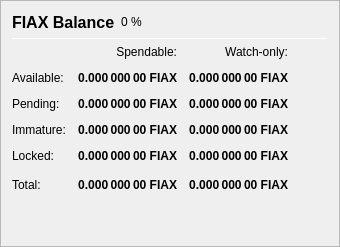
                   <widget class="QFrame" name="frame_Balances">
                    <property name="frameShape">
                     <enum>QFrame::StyledPanel</enum>
                    </property>
                    <property name="frameShadow">
                     <enum>QFrame::Raised</enum>
                    </property>
                    <layout class="QVBoxLayout" name="verticalLayout_4">
                     <item>
                      <layout class="QHBoxLayout" name="horizontalLayout_4">
                       <item>
                        <widget class="QLabel" name="label_5">
                         <property name="minimumSize">
                          <size>
                           <width>0</width>
                           <height>20</height>
                          </size>
                         </property>
                         <property name="font">
                          <font>
                           <pointsize>12</pointsize>
                           <weight>75</weight>
                           <bold>true</bold>
                          </font>
                         </property>
                         <property name="text">
                          <string>FIAX Balance</string>
                         </property>
                        </widget>
                       </item>
                       <item>
                        <widget class="QLabel" name="labelFIAXPercent">
                         <property name="text">
                          <string notr="true">0 %</string>
                         </property>
                        </widget>
                       </item>
                       <item>
                        <spacer name="horizontalSpacer_3">
                         <property name="orientation">
                          <enum>Qt::Horizontal</enum>
                         </property>
                         <property name="sizeHint" stdset="0">
                          <size>
                           <width>40</width>
                           <height>20</height>
                          </size>
                         </property>
                        </spacer>
                       </item>
                      </layout>
                     </item>
                     <item>
                      <widget class="Line" name="line_Balance">
                       <property name="minimumSize">
                        <size>
                         <width>0</width>
                         <height>1</height>
                        </size>
                       </property>
                       <property name="maximumSize">
                        <size>
                         <width>16777215</width>
                         <height>1</height>
                        </size>
                       </property>
                       <property name="orientation">
                        <enum>Qt::Horizontal</enum>
                       </property>
                      </widget>
                     </item>
                     <item>
                      <layout class="QGridLayout" name="gridLayout">
                       <property name="spacing">
                        <number>12</number>
                       </property>
                       <item row="0" column="1">
                        <widget class="QLabel" name="labelSpendable">
                         <property name="text">
                          <string>Spendable:</string>
                         </property>
                         <property name="alignment">
                          <set>Qt::AlignRight|Qt::AlignTrailing|Qt::AlignVCenter</set>
                         </property>
                        </widget>
                       </item>
                       <item row="0" column="2">
                        <widget class="QLabel" name="labelWatchonly">
                         <property name="text">
                          <string>Watch-only:</string>
                         </property>
                         <property name="alignment">
                          <set>Qt::AlignRight|Qt::AlignTrailing|Qt::AlignVCenter</set>
                         </property>
                        </widget>
                       </item>
                       <item row="1" column="0">
                        <widget class="QLabel" name="labelBalanceText">
                         <property name="text">
                          <string>Available:</string>
                         </property>
                        </widget>
                       </item>
                       <item row="1" column="1">
                        <widget class="QLabel" name="labelBalance">
                         <property name="font">
                          <font>
                           <weight>75</weight>
                           <bold>true</bold>
                          </font>
                         </property>
                         <property name="cursor">
                          <cursorShape>IBeamCursor</cursorShape>
                         </property>
                         <property name="toolTip">
                          <string>Your current spendable balance</string>
                         </property>
                         <property name="text">
                          <string notr="true">0.000 000 00 FIAX</string>
                         </property>
                         <property name="alignment">
                          <set>Qt::AlignRight|Qt::AlignTrailing|Qt::AlignVCenter</set>
                         </property>
                         <property name="textInteractionFlags">
                          <set>Qt::LinksAccessibleByMouse|Qt::TextSelectableByKeyboard|Qt::TextSelectableByMouse</set>
                         </property>
                        </widget>
                       </item>
                       <item row="1" column="2">
                        <widget class="QLabel" name="labelWatchAvailable">
                         <property name="font">
                          <font>
                           <weight>75</weight>
                           <bold>true</bold>
                          </font>
                         </property>
                         <property name="cursor">
                          <cursorShape>IBeamCursor</cursorShape>
                         </property>
                         <property name="toolTip">
                          <string>Your current balance in watch-only addresses</string>
                         </property>
                         <property name="text">
                          <string notr="true">0.000 000 00 FIAX</string>
                         </property>
                         <property name="alignment">
                          <set>Qt::AlignRight|Qt::AlignTrailing|Qt::AlignVCenter</set>
                         </property>
                         <property name="textInteractionFlags">
                          <set>Qt::LinksAccessibleByMouse|Qt::TextSelectableByKeyboard|Qt::TextSelectableByMouse</set>
                         </property>
                        </widget>
                       </item>
                       <item row="2" column="0">
                        <widget class="QLabel" name="labelPendingText">
                         <property name="text">
                          <string>Pending:</string>
                         </property>
                        </widget>
                       </item>
                       <item row="2" column="1">
                        <widget class="QLabel" name="labelUnconfirmed">
                         <property name="font">
                          <font>
                           <weight>75</weight>
                           <bold>true</bold>
                          </font>
                         </property>
                         <property name="cursor">
                          <cursorShape>IBeamCursor</cursorShape>
                         </property>
                         <property name="toolTip">
                          <string>Total of transactions that have yet to be confirmed, and do not yet count toward the spendable balance</string>
                         </property>
                         <property name="text">
                          <string notr="true">0.000 000 00 FIAX</string>
                         </property>
                         <property name="alignment">
                          <set>Qt::AlignRight|Qt::AlignTrailing|Qt::AlignVCenter</set>
                         </property>
                         <property name="textInteractionFlags">
                          <set>Qt::LinksAccessibleByMouse|Qt::TextSelectableByKeyboard|Qt::TextSelectableByMouse</set>
                         </property>
                        </widget>
                       </item>
                       <item row="2" column="2">
                        <widget class="QLabel" name="labelWatchPending">
                         <property name="font">
                          <font>
                           <weight>75</weight>
                           <bold>true</bold>
                          </font>
                         </property>
                         <property name="cursor">
                          <cursorShape>IBeamCursor</cursorShape>
                         </property>
                         <property name="toolTip">
                          <string>Unconfirmed transactions to watch-only addresses</string>
                         </property>
                         <property name="text">
                          <string notr="true">0.000 000 00 FIAX</string>
                         </property>
                         <property name="alignment">
                          <set>Qt::AlignRight|Qt::AlignTrailing|Qt::AlignVCenter</set>
                         </property>
                         <property name="textInteractionFlags">
                          <set>Qt::LinksAccessibleByMouse|Qt::TextSelectableByKeyboard|Qt::TextSelectableByMouse</set>
                         </property>
                        </widget>
                       </item>
                       <item row="3" column="0">
                        <widget class="QLabel" name="labelImmatureText">
                         <property name="text">
                          <string>Immature:</string>
                         </property>
                        </widget>
                       </item>
                       <item row="3" column="1">
                        <widget class="QLabel" name="labelImmature">
                         <property name="font">
                          <font>
                           <weight>75</weight>
                           <bold>true</bold>
                          </font>
                         </property>
                         <property name="cursor">
                          <cursorShape>IBeamCursor</cursorShape>
                         </property>
                         <property name="toolTip">
                          <string>Staked or masternode rewards that has not yet matured</string>
                         </property>
                         <property name="text">
                          <string notr="true">0.000 000 00 FIAX</string>
                         </property>
                         <property name="alignment">
                          <set>Qt::AlignRight|Qt::AlignTrailing|Qt::AlignVCenter</set>
                         </property>
                         <property name="textInteractionFlags">
                          <set>Qt::LinksAccessibleByMouse|Qt::TextSelectableByKeyboard|Qt::TextSelectableByMouse</set>
                         </property>
                        </widget>
                       </item>
                       <item row="3" column="2">
                        <widget class="QLabel" name="labelWatchImmature">
                         <property name="font">
                          <font>
                           <weight>75</weight>
                           <bold>true</bold>
                          </font>
                         </property>
                         <property name="cursor">
                          <cursorShape>IBeamCursor</cursorShape>
                         </property>
                         <property name="toolTip">
                          <string>Staked or masternode rewards in watch-only addresses that has not yet matured</string>
                         </property>
                         <property name="text">
                          <string notr="true">0.000 000 00 FIAX</string>
                         </property>
                         <property name="alignment">
                          <set>Qt::AlignRight|Qt::AlignTrailing|Qt::AlignVCenter</set>
                         </property>
                         <property name="textInteractionFlags">
                          <set>Qt::LinksAccessibleByMouse|Qt::TextSelectableByKeyboard|Qt::TextSelectableByMouse</set>
                         </property>
                        </widget>
                       </item>
                       <item row="4" column="0">
                        <widget class="QLabel" name="labelLockedBalanceText">
                         <property name="toolTip">
                          <string>Locked FIAX or Masternode collaterals. These are excluded from zFIAX minting.</string>
                         </property>
                         <property name="text">
                          <string>Locked:</string>
                         </property>
                        </widget>
                       </item>
                       <item row="4" column="1">
                        <widget class="QLabel" name="labelLockedBalance">
                         <property name="font">
                          <font>
                           <weight>75</weight>
                           <bold>true</bold>
                          </font>
                         </property>
                         <property name="cursor">
                          <cursorShape>IBeamCursor</cursorShape>
                         </property>
                         <property name="toolTip">
                          <string>Locked FIAX or Masternode collaterals. These are excluded from zFIAX minting.</string>
                         </property>
                         <property name="text">
                          <string notr="true">0.000 000 00 FIAX</string>
                         </property>
                         <property name="alignment">
                          <set>Qt::AlignRight|Qt::AlignTrailing|Qt::AlignVCenter</set>
                         </property>
                         <property name="textInteractionFlags">
                          <set>Qt::LinksAccessibleByMouse|Qt::TextSelectableByKeyboard|Qt::TextSelectableByMouse</set>
                         </property>
                        </widget>
                       </item>
                       <item row="4" column="2">
                        <widget class="QLabel" name="labelWatchLocked">
                         <property name="font">
                          <font>
                           <weight>75</weight>
                           <bold>true</bold>
                          </font>
                         </property>
                         <property name="cursor">
                          <cursorShape>IBeamCursor</cursorShape>
                         </property>
                         <property name="toolTip">
                          <string>Current locked balance in watch-only addresses</string>
                         </property>
                         <property name="text">
                          <string notr="true">0.000 000 00 FIAX</string>
                         </property>
                         <property name="alignment">
                          <set>Qt::AlignRight|Qt::AlignTrailing|Qt::AlignVCenter</set>
                         </property>
                         <property name="textInteractionFlags">
                          <set>Qt::LinksAccessibleByMouse|Qt::TextSelectableByKeyboard|Qt::TextSelectableByMouse</set>
                         </property>
                        </widget>
                       </item>
                       <item row="5" column="0">
                        <widget class="QLabel" name="labelTotalText">
                         <property name="toolTip">
                          <string>Your current FIAX balance, unconfirmed and immature transactions included</string>
                         </property>
                         <property name="text">
                          <string>Total:</string>
                         </property>
                        </widget>
                       </item>
                       <item row="5" column="1">
                        <widget class="QLabel" name="labelTotal">
                         <property name="font">
                          <font>
                           <weight>75</weight>
                           <bold>true</bold>
                          </font>
                         </property>
                         <property name="cursor">
                          <cursorShape>IBeamCursor</cursorShape>
                         </property>
                         <property name="toolTip">
                          <string>Your current FIAX balance, unconfirmed and immature transactions included</string>
                         </property>
                         <property name="text">
                          <string notr="true">0.000 000 00 FIAX</string>
                         </property>
                         <property name="alignment">
                          <set>Qt::AlignRight|Qt::AlignTrailing|Qt::AlignVCenter</set>
                         </property>
                         <property name="textInteractionFlags">
                          <set>Qt::LinksAccessibleByMouse|Qt::TextSelectableByKeyboard|Qt::TextSelectableByMouse</set>
                         </property>
                        </widget>
                       </item>
                       <item row="5" column="2">
                        <widget class="QLabel" name="labelWatchTotal">
                         <property name="font">
                          <font>
                           <weight>75</weight>
                           <bold>true</bold>
                          </font>
                         </property>
                         <property name="cursor">
                          <cursorShape>IBeamCursor</cursorShape>
                         </property>
                         <property name="toolTip">
                          <string>Current total balance in watch-only addresses</string>
                         </property>
                         <property name="text">
                          <string notr="true">0.000 000 00 FIAX</string>
                         </property>
                         <property name="alignment">
                          <set>Qt::AlignRight|Qt::AlignTrailing|Qt::AlignVCenter</set>
                         </property>
                         <property name="textInteractionFlags">
                          <set>Qt::LinksAccessibleByMouse|Qt::TextSelectableByKeyboard|Qt::TextSelectableByMouse</set>
                         </property>
                        </widget>
                       </item>
                       <item row="5" column="3">
                        <spacer name="horizontalSpacer_9">
                         <property name="orientation">
                          <enum>Qt::Horizontal</enum>
                         </property>
                         <property name="sizeHint" stdset="0">
                          <size>
                           <width>40</width>
                           <height>20</height>
                          </size>
                         </property>
                        </spacer>
                       </item>
                      </layout>
                     </item>
                     <item>
                      <spacer name="verticalSpacer_3">
                       <property name="orientation">
                        <enum>Qt::Vertical</enum>
                       </property>
                       <property name="sizeHint" stdset="0">
                        <size>
                         <width>20</width>
                         <height>40</height>
                        </size>
                       </property>
                      </spacer>
                     </item>
                    </layout>
                   </widget>
